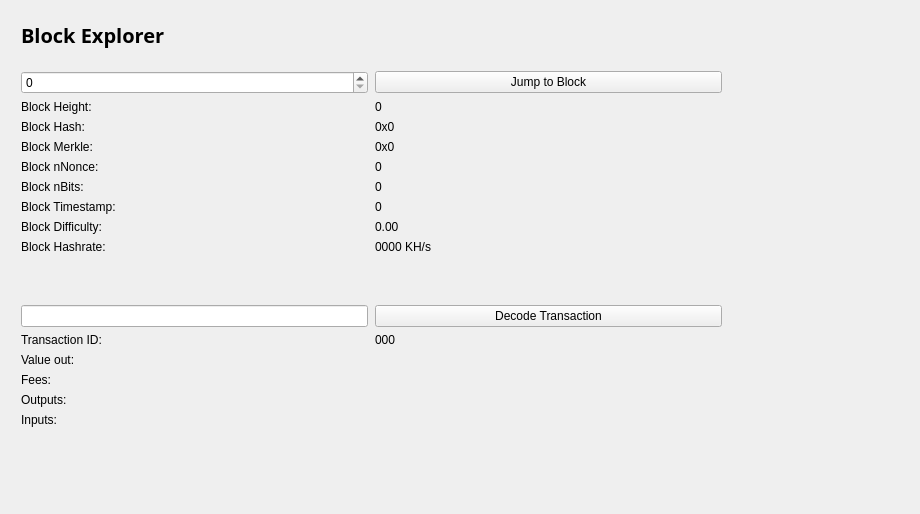
<?xml version="1.0" encoding="UTF-8"?>
<ui version="4.0">
 <class>BlockBrowser</class>
 <widget class="QWidget" name="BlockBrowser">
  <property name="windowModality">
   <enum>Qt::NonModal</enum>
  </property>
  <property name="enabled">
   <bool>true</bool>
  </property>
  <property name="geometry">
   <rect>
    <x>0</x>
    <y>0</y>
    <width>920</width>
    <height>514</height>
   </rect>
  </property>
  <property name="sizePolicy">
   <sizepolicy hsizetype="Preferred" vsizetype="Preferred">
    <horstretch>0</horstretch>
    <verstretch>0</verstretch>
   </sizepolicy>
  </property>
  <property name="minimumSize">
   <size>
    <width>0</width>
    <height>0</height>
   </size>
  </property>
  <property name="acceptDrops">
   <bool>false</bool>
  </property>
  <property name="windowTitle">
   <string>Form</string>
  </property>
  <layout class="QGridLayout">
   <property name="sizeConstraint">
    <enum>QLayout::SetMaximumSize</enum>
   </property>
   <property name="leftMargin">
    <number>21</number>
   </property>
   <property name="topMargin">
    <number>21</number>
   </property>
   <property name="rightMargin">
    <number>10</number>
   </property>
   <item row="1" column="0">
    <widget class="QWidget" name="widget" native="true">
     <widget class="QWidget" name="layoutWidget">
      <property name="geometry">
       <rect>
        <x>0</x>
        <y>0</y>
        <width>699</width>
        <height>27</height>
       </rect>
      </property>
      <layout class="QHBoxLayout" name="horizontalLayout_4">
       <property name="spacing">
        <number>7</number>
       </property>
       <item>
        <widget class="QLabel" name="label_5">
         <property name="font">
          <font>
           <family>Open Sans,sans-serif</family>
          </font>
         </property>
         <property name="text">
          <string>&lt;html&gt;&lt;head/&gt;&lt;body&gt;&lt;p&gt;&lt;span style=&quot; font-size:20px; font-weight:600; color:#000000;&quot;&gt;Block Explorer &lt;/span&gt;&lt;/p&gt;&lt;/body&gt;&lt;/html&gt;</string>
         </property>
        </widget>
       </item>
       <item>
        <spacer name="horizontalSpacer_2">
         <property name="orientation">
          <enum>Qt::Horizontal</enum>
         </property>
         <property name="sizeHint" stdset="0">
          <size>
           <width>40</width>
           <height>20</height>
          </size>
         </property>
        </spacer>
       </item>
      </layout>
     </widget>
     <widget class="QWidget" name="layoutWidget_2">
      <property name="geometry">
       <rect>
        <x>0</x>
        <y>50</y>
        <width>701</width>
        <height>400</height>
       </rect>
      </property>
      <layout class="QGridLayout" name="gridLayout_3" rowstretch="0,0,0,0,0,0,0,0,0,0,0,0,0,0,0,0,0,0,0" columnstretch="0,0">
       <property name="sizeConstraint">
        <enum>QLayout::SetDefaultConstraint</enum>
       </property>
       <property name="horizontalSpacing">
        <number>7</number>
       </property>
       <item row="18" column="0">
        <spacer name="verticalSpacer">
         <property name="orientation">
          <enum>Qt::Vertical</enum>
         </property>
         <property name="sizeHint" stdset="0">
          <size>
           <width>20</width>
           <height>40</height>
          </size>
         </property>
        </spacer>
       </item>
       <item row="12" column="1">
        <widget class="QPushButton" name="txButton">
         <property name="text">
          <string>Decode Transaction</string>
         </property>
        </widget>
       </item>
       <item row="17" column="0">
        <widget class="QLabel" name="inputLabel">
         <property name="font">
          <font>
           <pointsize>9</pointsize>
          </font>
         </property>
         <property name="text">
          <string>Inputs:</string>
         </property>
         <property name="alignment">
          <set>Qt::AlignLeading|Qt::AlignLeft|Qt::AlignTop</set>
         </property>
        </widget>
       </item>
       <item row="10" column="1">
        <widget class="QLabel" name="pawBox">
         <property name="text">
          <string>0000 KH/s</string>
         </property>
        </widget>
       </item>
       <item row="14" column="0">
        <widget class="QLabel" name="valueLabel">
         <property name="font">
          <font>
           <pointsize>9</pointsize>
          </font>
         </property>
         <property name="text">
          <string>Value out:</string>
         </property>
        </widget>
       </item>
       <item row="13" column="0">
        <widget class="QLabel" name="txLabel">
         <property name="font">
          <font>
           <pointsize>9</pointsize>
          </font>
         </property>
         <property name="text">
          <string>Transaction ID:</string>
         </property>
        </widget>
       </item>
       <item row="9" column="1">
        <widget class="QLabel" name="hardBox">
         <property name="text">
          <string>0.00</string>
         </property>
        </widget>
       </item>
       <item row="13" column="1">
        <widget class="QLabel" name="txID">
         <property name="text">
          <string>000</string>
         </property>
        </widget>
       </item>
       <item row="17" column="1">
        <widget class="QLabel" name="inputBox">
         <property name="text">
          <string/>
         </property>
         <property name="alignment">
          <set>Qt::AlignLeading|Qt::AlignLeft|Qt::AlignTop</set>
         </property>
        </widget>
       </item>
       <item row="14" column="1">
        <widget class="QLabel" name="valueBox">
         <property name="text">
          <string/>
         </property>
        </widget>
       </item>
       <item row="9" column="0">
        <widget class="QLabel" name="hardLabel">
         <property name="font">
          <font>
           <pointsize>9</pointsize>
          </font>
         </property>
         <property name="text">
          <string>Block Difficulty:</string>
         </property>
        </widget>
       </item>
       <item row="1" column="0">
        <widget class="QSpinBox" name="heightBox">
         <property name="sizePolicy">
          <sizepolicy hsizetype="Preferred" vsizetype="Fixed">
           <horstretch>0</horstretch>
           <verstretch>0</verstretch>
          </sizepolicy>
         </property>
         <property name="maximum">
          <number>99999999</number>
         </property>
        </widget>
       </item>
       <item row="3" column="0">
        <widget class="QLabel" name="heightLabel_2">
         <property name="font">
          <font>
           <pointsize>9</pointsize>
          </font>
         </property>
         <property name="text">
          <string>Block Height:</string>
         </property>
        </widget>
       </item>
       <item row="8" column="1">
        <widget class="QLabel" name="timeBox">
         <property name="text">
          <string>0</string>
         </property>
        </widget>
       </item>
       <item row="1" column="1">
        <widget class="QPushButton" name="blockButton">
         <property name="text">
          <string>Jump to Block</string>
         </property>
        </widget>
       </item>
       <item row="5" column="0">
        <widget class="QLabel" name="merkleLabel">
         <property name="font">
          <font>
           <pointsize>9</pointsize>
          </font>
         </property>
         <property name="text">
          <string>Block Merkle:</string>
         </property>
        </widget>
       </item>
       <item row="4" column="0">
        <widget class="QLabel" name="hashLabel">
         <property name="font">
          <font>
           <pointsize>9</pointsize>
          </font>
         </property>
         <property name="text">
          <string>Block Hash:</string>
         </property>
        </widget>
       </item>
       <item row="15" column="1">
        <widget class="QLabel" name="feesBox">
         <property name="text">
          <string/>
         </property>
        </widget>
       </item>
       <item row="10" column="0">
        <widget class="QLabel" name="pawLabel">
         <property name="font">
          <font>
           <pointsize>9</pointsize>
          </font>
         </property>
         <property name="text">
          <string>Block Hashrate:</string>
         </property>
        </widget>
       </item>
       <item row="3" column="1">
        <widget class="QLabel" name="heightLabel">
         <property name="text">
          <string>0</string>
         </property>
        </widget>
       </item>
       <item row="15" column="0">
        <widget class="QLabel" name="feesLabel">
         <property name="font">
          <font>
           <pointsize>9</pointsize>
          </font>
         </property>
         <property name="text">
          <string>Fees:</string>
         </property>
        </widget>
       </item>
       <item row="7" column="0">
        <widget class="QLabel" name="bitsLabel">
         <property name="font">
          <font>
           <pointsize>9</pointsize>
          </font>
         </property>
         <property name="text">
          <string>Block nBits:</string>
         </property>
        </widget>
       </item>
       <item row="7" column="1">
        <widget class="QLabel" name="bitsBox">
         <property name="text">
          <string>0</string>
         </property>
        </widget>
       </item>
       <item row="5" column="1">
        <widget class="QLabel" name="merkleBox">
         <property name="minimumSize">
          <size>
           <width>187</width>
           <height>0</height>
          </size>
         </property>
         <property name="text">
          <string>0x0</string>
         </property>
        </widget>
       </item>
       <item row="16" column="0">
        <widget class="QLabel" name="outputLabel">
         <property name="font">
          <font>
           <pointsize>9</pointsize>
          </font>
         </property>
         <property name="text">
          <string>Outputs:</string>
         </property>
         <property name="alignment">
          <set>Qt::AlignLeading|Qt::AlignLeft|Qt::AlignTop</set>
         </property>
        </widget>
       </item>
       <item row="16" column="1">
        <widget class="QLabel" name="outputBox">
         <property name="text">
          <string/>
         </property>
         <property name="alignment">
          <set>Qt::AlignLeading|Qt::AlignLeft|Qt::AlignTop</set>
         </property>
        </widget>
       </item>
       <item row="6" column="0">
        <widget class="QLabel" name="nonceLabel">
         <property name="font">
          <font>
           <pointsize>9</pointsize>
          </font>
         </property>
         <property name="text">
          <string>Block nNonce:</string>
         </property>
        </widget>
       </item>
       <item row="6" column="1">
        <widget class="QLabel" name="nonceBox">
         <property name="text">
          <string>0</string>
         </property>
        </widget>
       </item>
       <item row="8" column="0">
        <widget class="QLabel" name="timeLabel">
         <property name="font">
          <font>
           <pointsize>9</pointsize>
          </font>
         </property>
         <property name="text">
          <string>Block Timestamp:</string>
         </property>
        </widget>
       </item>
       <item row="4" column="1">
        <widget class="QLabel" name="hashBox">
         <property name="enabled">
          <bool>true</bool>
         </property>
         <property name="sizePolicy">
          <sizepolicy hsizetype="Preferred" vsizetype="Preferred">
           <horstretch>0</horstretch>
           <verstretch>0</verstretch>
          </sizepolicy>
         </property>
         <property name="minimumSize">
          <size>
           <width>0</width>
           <height>0</height>
          </size>
         </property>
         <property name="text">
          <string>0x0</string>
         </property>
        </widget>
       </item>
       <item row="12" column="0">
        <widget class="QLineEdit" name="txBox">
         <property name="sizePolicy">
          <sizepolicy hsizetype="Preferred" vsizetype="Fixed">
           <horstretch>0</horstretch>
           <verstretch>0</verstretch>
          </sizepolicy>
         </property>
         <property name="inputMask">
          <string comment="Transaction id" extracomment="Transaction id"/>
         </property>
         <property name="placeholderText">
          <string comment="Transaction ID" extracomment="Transaction ID"/>
         </property>
        </widget>
       </item>
       <item row="11" column="0">
        <spacer name="verticalSpacer_2">
         <property name="orientation">
          <enum>Qt::Vertical</enum>
         </property>
         <property name="sizeHint" stdset="0">
          <size>
           <width>20</width>
           <height>40</height>
          </size>
         </property>
        </spacer>
       </item>
      </layout>
     </widget>
    </widget>
   </item>
  </layout>
 </widget>
 <resources/>
 <connections/>
</ui>
